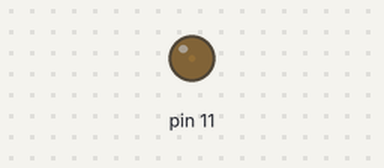
Recording of a sketch running on a simulated Arduino Uno, built with avr-gcc and run on an emulated ATmega328P. Parts: output pins drawn as LEDs (lit = HIGH).

Above: at 0.05 s.
At 1.3 s:
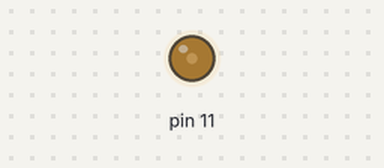
At 2.55 s:
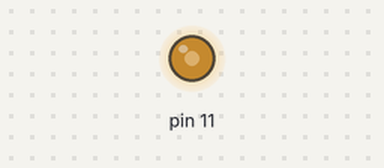
At 5.1 s:
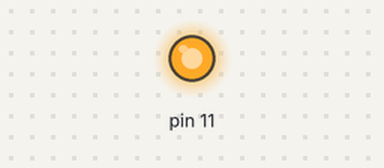
Timing chart, 0 to 6.7 s (numbered marks = the images above):
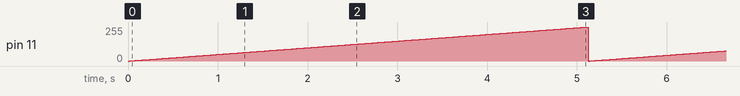

The sketch:

19_Vibration_Motor_analogOut.ino
```cpp
setup()
{
  pinMode(11, OUTPUT);
}

loop()
{
  for(int i = 0; i<=255; i++){
    analogWrite(11, i);
    delay(20);
   }
}
```

Measured:
- by itself, pin 11: ramps from 0/255 to 255/255 and jumps back, once every 5.1 s
